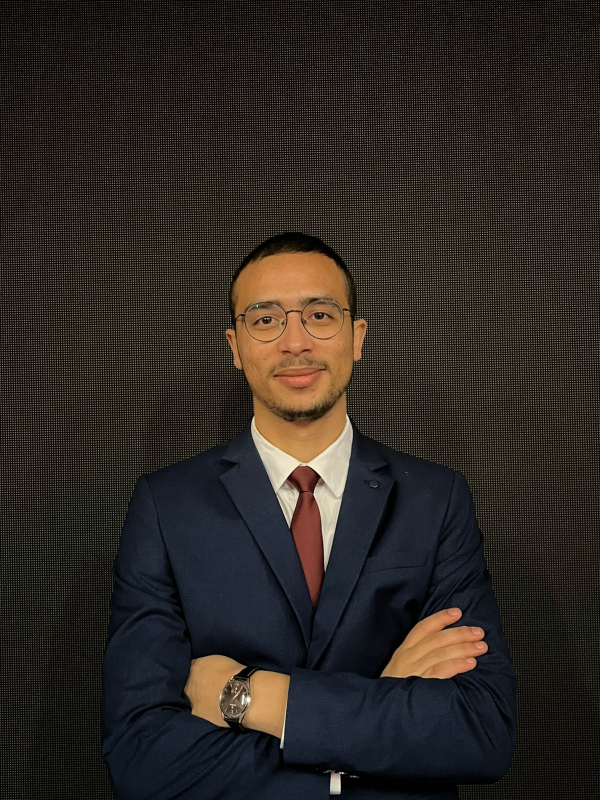
#> input picture assets/me-blue.jpg, 1200 x 1600 px (shown at 1/2 size)
$ python build_ascii.py
#> lines starting #> are read from the running program, lines starting #| are printed output that depends on the picture
"""Turns assets/me-blue.jpg into the ASCII portraits drawn on the profile card.

Run locally:    pip install pillow && python3 scripts/build_ascii.py && python3 scripts/update_card.py
Tune BOX to re-crop, GAMMA to lift or deepen the shadows (lower = brighter hair on the dark card).
"""
import os
from PIL import Image, ImageFilter

ROOT = os.path.dirname(os.path.dirname(os.path.abspath(__file__)))
W, H = 60, 37                      # glyph grid; the card draws 7.2 x 14 px cells, so the crop is about 1 : 1.2
BOX = (410, 425, 790, 881)         # head, beard and a hint of collar, in source-photo pixels
RAMP = " .'`^\",:;Il!i><~+_-?][}{1)(|\\/tfjrxnuvczXYUJCLQ0OZmwqpdbkhao*#MW&8%B@$"   # light -> dense
GAMMA, EQUALISE = 0.6, 0.2         # shadow lift; share of rank-equalised tone mixed in for facial detail


def lum(p):
    return 0.299 * p[0] + 0.587 * p[1] + 0.114 * p[2]


def portraits():
    crop = Image.open(os.path.join(ROOT, 'assets', 'me-blue.jpg')).convert('RGB').crop(BOX)
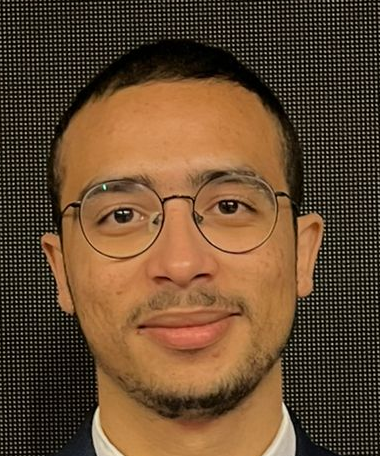
#> crop: PIL image 380x456 RGB; mean R, G, B 102.3, 74.5, 49
    small = crop.resize((W, H), Image.BOX)
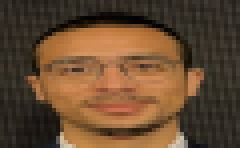
#> small: PIL image 60x37 RGB (shown 4 times larger); mean R, G, B 102.3, 74.5, 49.1
    # subject = anything unlike the warm, dark backdrop (bluish suit, bright skin and shirt, hair); filled per row
    mask = []
    for y in range(H):
        row = [small.getpixel((x, y)) for x in range(W)]
        xs = [x for x, p in enumerate(row) if p[2] - p[0] > 9 or lum(p) > 62 or lum(p) < 20]
        mask.append([bool(xs) and xs[0] <= x <= xs[-1] for x in range(W)])
#> this loop made 37 passes
#> xs on pass 4: [25, 26, 27, 28, 29, 30, 49]
#> after the loop, mask = 37 items
    tones = crop.convert('L').filter(ImageFilter.GaussianBlur(1.5)).filter(ImageFilter.UnsharpMask(8, 150, 1)).resize((W, H), Image.BOX)
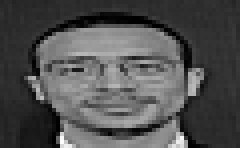
#> tones: PIL image 60x37 L (shown 4 times larger); min 0, max 254, mean 80.9
    cells = sorted(((y, x) for y in range(H) for x in range(W) if mask[y][x]), key=lambda c: tones.getpixel((c[1], c[0])))
#> cells = 1248 pairs, first value 3 to 36, second value 6 to 59
    rank = {c: i / (len(cells) - 1) for i, c in enumerate(cells)}
#> rank = 1248 items
    vals = [tones.getpixel((x, y)) for y, x in cells]
#> vals = 1248 values from 0 to 254
    lo, hi = vals[int(len(vals) * 0.02)], vals[int(len(vals) * 0.99)]
#> lo = 2; hi = 199

    def tone(y, x):
#> called with y = 3, x = 25
        linear = min(1, max(0, (tones.getpixel((x, y)) - lo) / (hi - lo))) ** GAMMA
#> linear = 0.135
        return (1 - EQUALISE) * linear + EQUALISE * rank[(y, x)]

    # dark card: bright = dense; light card: dark = dense. The backdrop stays blank in both.
    return {theme: '\n'.join(''.join(RAMP[round((1 - tone(y, x) if invert else tone(y, x)) * (len(RAMP) - 1))] if mask[y][x] else ' '
                                     for x in range(W)).rstrip() for y in range(H))
            for theme, invert in (('dark', False), ('light', True))}


if __name__ == '__main__':
    for theme, art in portraits().items():
        with open(os.path.join(ROOT, 'scripts', f'ascii_{theme}.txt'), 'w') as f:
            f.write(art + '\n')
    print('wrote scripts/ascii_dark.txt and scripts/ascii_light.txt')
